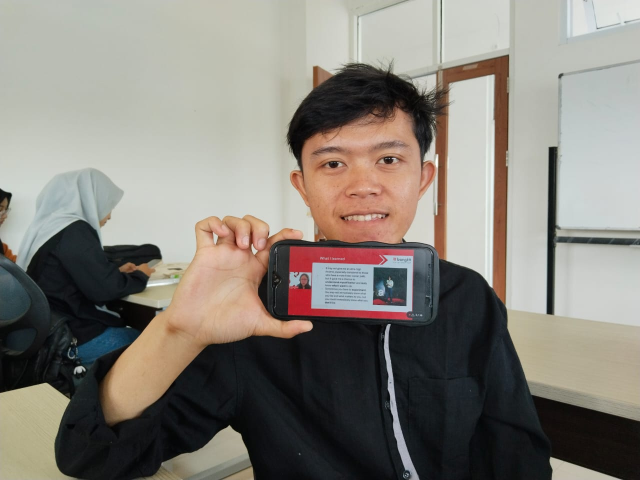
#> input picture spatial-filters/sobel/images/rachel.jpeg, 1280 x 960 px (shown at 1/2 size)
$ python main.py
#> lines starting #> are read from the running program, lines starting #| are printed output that depends on the picture
from PIL import Image, ImageFilter
import matplotlib.pyplot as plt
import os

os.makedirs("output", exist_ok=True)

# Open image
img1 = Image.open("images/rachel.jpeg").convert('L')
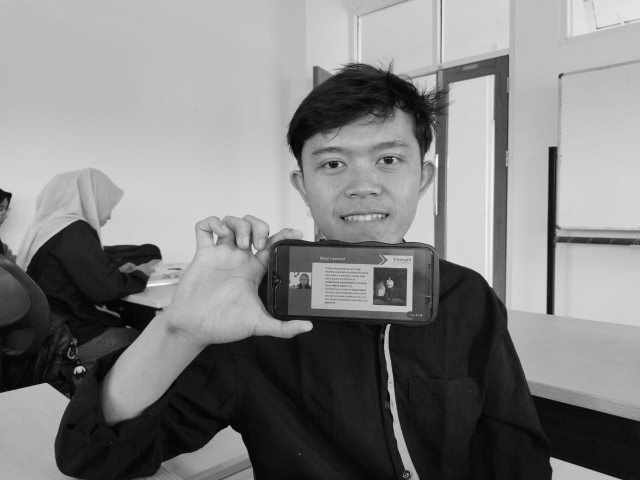
#> img1: PIL image 1280x960 L (shown at 1/2 size); min 0, max 255, mean 129.5

# Sobel filter
img_sobel = img1.filter(ImageFilter.FIND_EDGES)
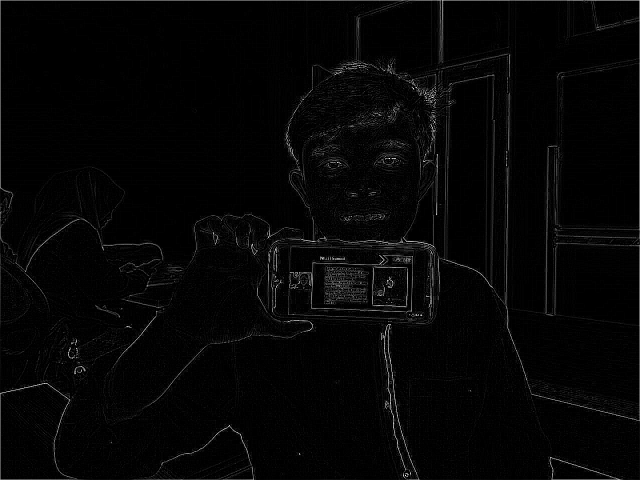
#> img_sobel: PIL image 1280x960 L (shown at 1/2 size); min 0, max 255, mean 5.4

# Prewitt filters
prewitt_h = ImageFilter.Kernel((3, 3), [-1, 0, 1, -1, 0, 1, -1, 0, 1], 1)
prewitt_v = ImageFilter.Kernel((3, 3), [-1, -1, -1, 0, 0, 0, 1, 1, 1], 1)

img_prewitt_h = img1.filter(prewitt_h)
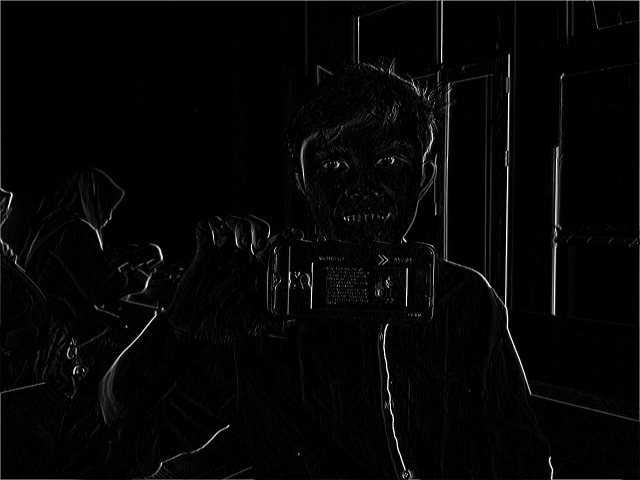
#> img_prewitt_h: PIL image 1280x960 L (shown at 1/2 size); min 0, max 255, mean 5.2
img_prewitt_v = img1.filter(prewitt_v)
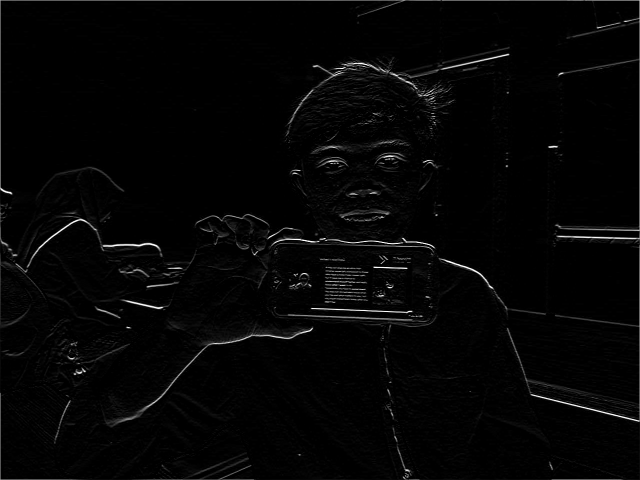
#> img_prewitt_v: PIL image 1280x960 L (shown at 1/2 size); min 0, max 255, mean 5.1

fig = plt.figure(figsize=(12, 8))
plt.gray()

ax1 = fig.add_subplot(231)
ax2 = fig.add_subplot(232)
ax3 = fig.add_subplot(233)
ax4 = fig.add_subplot(234)
ax5 = fig.add_subplot(235)

ax1.imshow(img1)
ax1.set_title('Original')
ax2.imshow(img_sobel)
ax2.set_title('Sobel')
ax3.imshow(img_prewitt_h)
ax3.set_title('Prewitt Horizontal')
ax4.imshow(img_prewitt_v)
ax4.set_title('Prewitt Vertical')
ax5.imshow(Image.blend(img_prewitt_h, img_prewitt_v, 0.5))
ax5.set_title('Prewitt Combined')

plt.tight_layout()
plt.show()
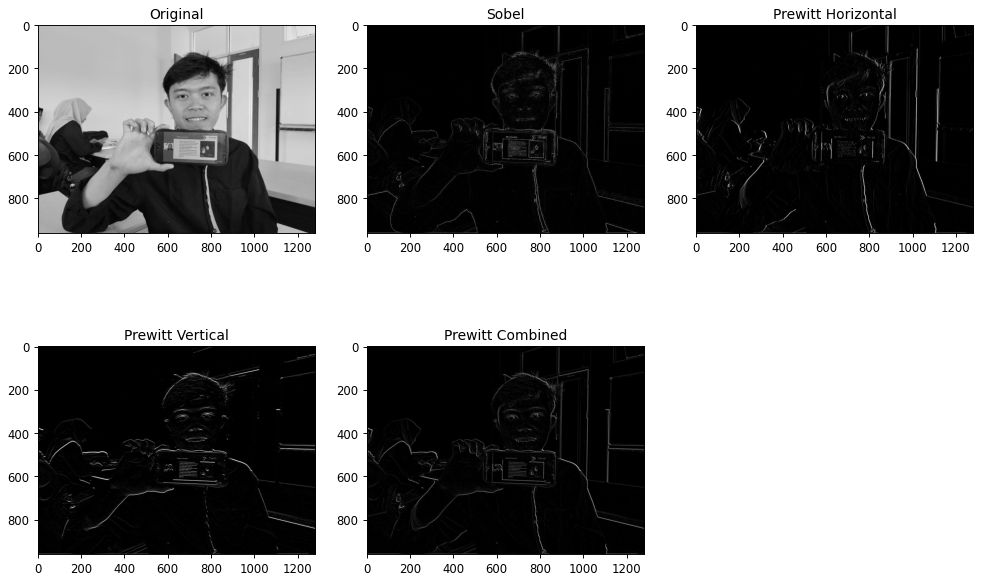
#> figure drawn by matplotlib, 5 panels

# Save images
img_sobel.save("output/sobel_output.png")
img_prewitt_h.save("output/prewitt_h_output.png")
img_prewitt_v.save("output/prewitt_v_output.png")
Image.blend(img_prewitt_h, img_prewitt_v, 0.5).save("output/prewitt_combined_output.png")
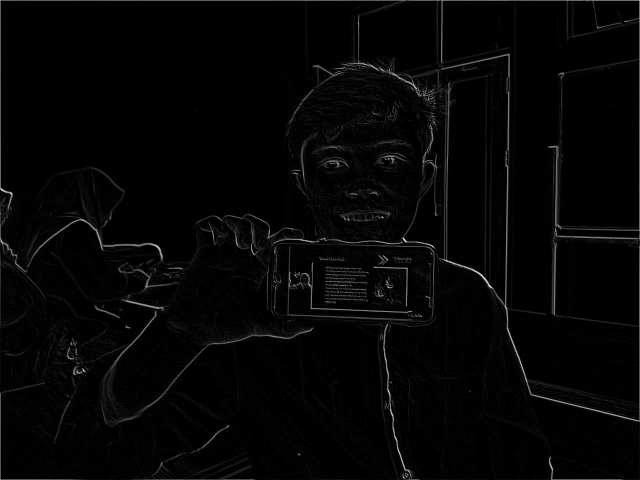
#> saved as prewitt_combined_output.png: PIL image 1280x960 L (shown at 1/2 size); min 0, max 255, mean 5
